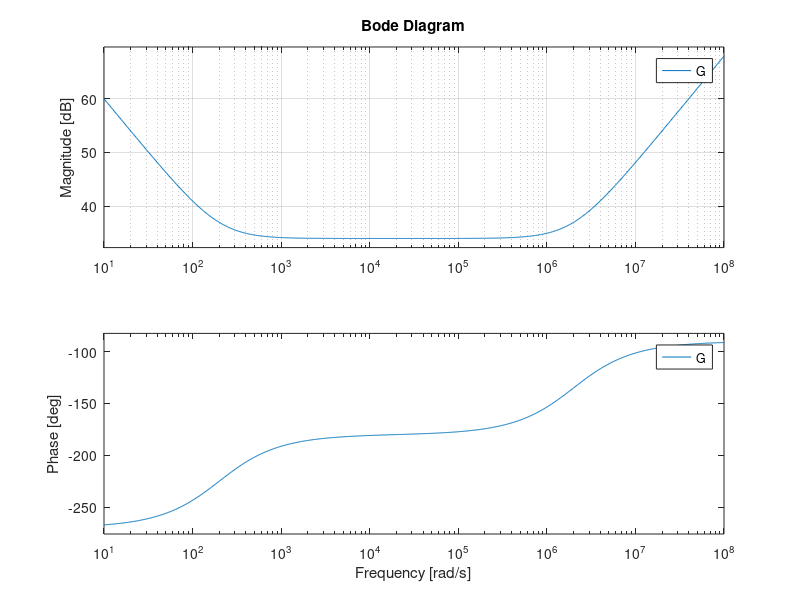

The MATLAB source for this figure:
R1 = 1e3; R2 = 20; C1 = 5E-6; C2 = 25E-9;

num1 = (R1*C2);
num2 = ((R1/R2) + (C2/C1));
num3 = 1/(R2*C1);

den = 1;

finalNum = -[num1 num2 num3];
finalDen = [0 den 0];

G = tf(finalNum, finalDen);
%disp(G);

bode(G), grid

%[magIn,phaseIn,wintIn] = bode(G,1e3);
%[magNoise,phaseNoise,wintNoise] = bode(G,1e8);

%disp([magIn,phaseIn,wintIn])
%disp([magNoise,phaseNoise,wintNoise])